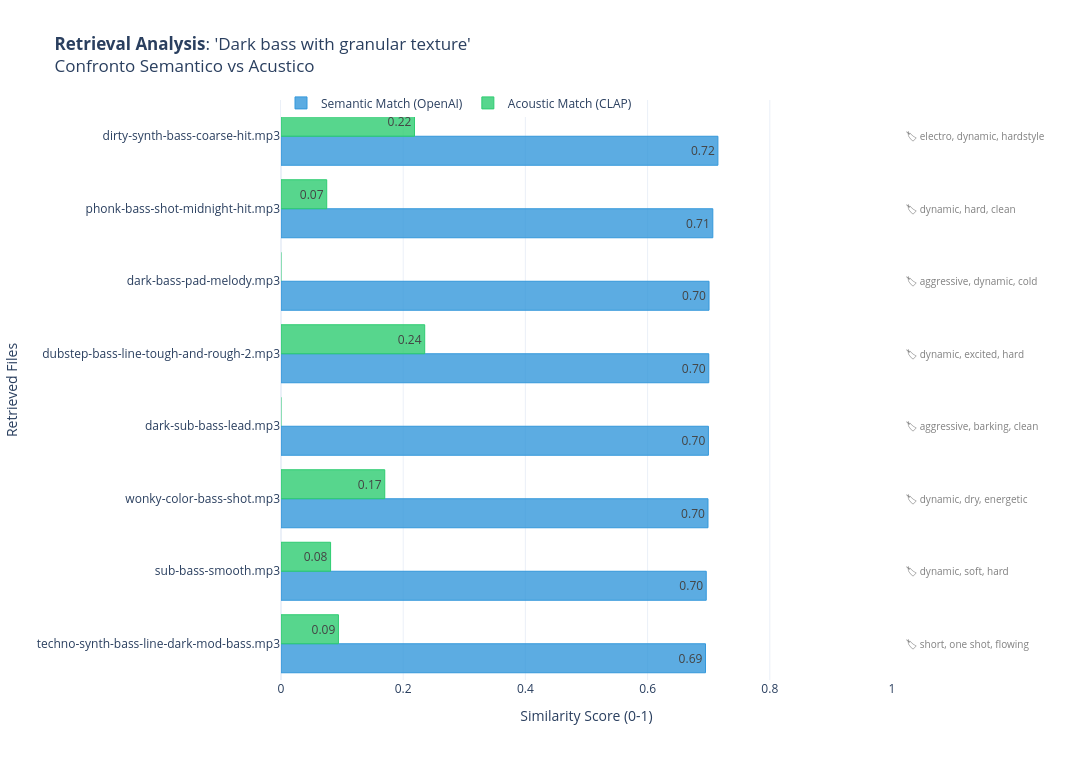

Notebook source saved alongside this figure:
### Markdown cell above
# Grafico a barre comparative: Per una query, visualizzazione dei top-k risultati con:

Barre di similarità (testo-audio e audio-audio)

Indicatore di confidence CLAP

Tags estrapolati dai vicini

### Code cell
import asyncio
import numpy as np
import pandas as pd
import plotly.graph_objects as go
from qdrant_client import QdrantClient
from openai import OpenAI
from sklearn.metrics.pairwise import cosine_similarity
import sys
import os

# Setup Path
sys.path.append(os.path.abspath("../.."))
from config.settings import settings
from rag.clap.model_handler import create_clap_model

# --- CONFIGURAZIONE ---
QDRANT_COLLECTION = settings.QDRANT_ENRICHED_COLLECTION_NAME
USER_QUERY = "Dark bass with granular texture" # <--- LA TUA QUERY
TOP_K = 8 # Numero di risultati da confrontare

async def plot_comparative_bars():
    print(f"--- ANALISI COMPARATIVA: '{USER_QUERY}' ---")

    # 1. Init Clienti e Modelli
    client_q = QdrantClient(host=settings.QDRANT_CONNECTION_HOST, port=settings.QDRANT_PORT)
    client_o = OpenAI(api_key=settings.MODEL_API_KEY)
    print("Caricamento CLAP (per validazione acustica)...")
    clap = create_clap_model()

    # 2. Embedding Query (OpenAI - Per il Retrieval)
    print("Calcolo embedding OpenAI...")
    emb_res = client_o.embeddings.create(
        input=USER_QUERY,
        model=settings.MODEL_EMBEDDING_MODEL
    )
    openai_query_vec = emb_res.data[0].embedding

    # 3. Embedding Query (CLAP - Per la validazione Audio)
    # Ci serve per vedere se l'audio trovato suona davvero come la query
    print("Calcolo embedding CLAP...")
    clap_query_vec = clap.get_text_embedding([USER_QUERY])[0]

    # 4. Esecuzione Ricerca
    print("Retrieval dei candidati...")
    search_res = client_q.query_points(
        collection_name=QDRANT_COLLECTION,
        query=openai_query_vec,
        using="text_vector", # Usiamo OpenAI per trovare i candidati
        limit=TOP_K,
        with_payload=True,
        with_vectors=["audio_vector"] # Ci serve l'audio per il confronto
    )

    # 5. Elaborazione Dati
    filenames = []
    retrieval_scores = [] # OpenAI Score
    acoustic_scores = []  # CLAP Score (Query vs Audio)
    confidences = []      # Internal CLAP Score (Label vs Audio)
    tags_list = []

    print("Analisi cross-modale dei risultati...")
    for hit in search_res.points:
        payload = hit.payload or {}
        fname = payload.get("original_filename", "Unknown")

        # Retrieval Score (OpenAI)
        retrieval_score = hit.score

        # Acoustic Match (CLAP: Query Text vs Result Audio)
        # Calcoliamo quanto questo audio "suona" come la query
        audio_vec = hit.vector.get("audio_vector") if isinstance(hit.vector, dict) else hit.vector
        if audio_vec is not None:
            # Cosine Similarity manuale
            # sim = dot(A, B) / (norm(A) * norm(B))
            # I vettori CLAP sono spesso normalizzati, ma ricalcoliamo per sicurezza
            sim = np.dot(clap_query_vec, audio_vec) / (np.linalg.norm(clap_query_vec) * np.linalg.norm(audio_vec))
            acoustic_score = float(sim)
        else:
            acoustic_score = 0.0

        # Tags (Prendiamo i primi 3 per non affollare)
        ai_tags = payload.get("ai_tags", [])
        tags_str = ", ".join(ai_tags[:3]) if ai_tags else "No tags"

        # Internal Confidence (Già calcolata in ingestion)
        confidence = payload.get("clap_score", 0.5)

        filenames.append(fname)
        retrieval_scores.append(retrieval_score)
        acoustic_scores.append(acoustic_score)
        confidences.append(confidence)
        tags_list.append(tags_str)

    # Ordiniamo per Retrieval Score (dal migliore al peggiore per il grafico)
    # Invertiamo perché i grafici a barre orizzontali partono dal basso
    filenames.reverse()
    retrieval_scores.reverse()
    acoustic_scores.reverse()
    confidences.reverse()
    tags_list.reverse()

    # --- VISUALIZZAZIONE ---
    fig = go.Figure()

    # Barra 1: Retrieval Score (Semantica)
    fig.add_trace(go.Bar(
        y=filenames,
        x=retrieval_scores,
        name='Semantic Match (OpenAI)',
        orientation='h',
        marker=dict(
            color='rgba(52, 152, 219, 0.8)', # Blu
            line=dict(color='rgba(52, 152, 219, 1.0)', width=1)
        ),
        text=[f"{s:.2f}" for s in retrieval_scores],
        textposition='auto',
        hovertemplate="<b>Semantic Match</b><br>Score: %{x:.3f}<br><i>Quanto la descrizione è simile alla query</i>"
    ))

    # Barra 2: Acoustic Match (Sonora)
    fig.add_trace(go.Bar(
        y=filenames,
        x=acoustic_scores,
        name='Acoustic Match (CLAP)',
        orientation='h',
        marker=dict(
            color='rgba(46, 204, 113, 0.8)', # Verde
            line=dict(color='rgba(46, 204, 113, 1.0)', width=1)
        ),
        text=[f"{s:.2f}" for s in acoustic_scores],
        textposition='auto',
        hovertemplate="<b>Acoustic Match</b><br>Score: %{x:.3f}<br><i>Quanto il suono corrisponde alla query</i>"
    ))

    # Aggiungiamo i TAGS come annotazioni a destra
    annotations = []
    for i, tags in enumerate(tags_list):
        annotations.append(dict(
            xref='paper', yref='y',
            x=1.02, y=i,
            xanchor='left',
            text=f"🏷 {tags}",
            font=dict(size=10, color="gray"),
            showarrow=False
        ))

    fig.update_layout(
        title=f"<b>Retrieval Analysis</b>: '{USER_QUERY}'<br>Confronto Semantico vs Acustico",
        barmode='group', # Barre affiancate
        xaxis=dict(title="Similarity Score (0-1)", range=[0, 1]),
        yaxis=dict(title="Retrieved Files"),
        annotations=annotations,
        width=1100,
        height=600 + (TOP_K * 20),
        margin=dict(r=200), # Spazio a destra per i tag
        template="plotly_white",
        legend=dict(orientation="h", y=1.02, x=0, xanchor="left")
    )

    fig.show()

# Esecuzione
# asyncio.run(plot_comparative_bars())
await plot_comparative_bars()

### Figure 1 — Plotly figure (JSON) as saved in the notebook; plotly's stock layout.template omitted (floating-point values rounded to 4 significant figures)
{"data": [{"hovertemplate": "<b>Semantic Match</b><br>Score: %{x:.3f}<br><i>Quanto la descrizione è simile alla query</i>", "marker": {"color": "rgba(52, 152, 219, 0.8)", "line": {"color": "rgba(52, 152, 219, 1.0)", "width": 1}}, "name": "Semantic Match (OpenAI)", "orientation": "h", "text": ["0.69", "0.70", "0.70", "0.70", "0.70", "0.70", "0.71", "0.72"], "textposition": "auto", "x": [0.6948, 0.696, 0.6988, 0.6995, 0.7001, 0.7005, 0.7067, 0.7151], "y": ["techno-synth-bass-line-dark-mod-bass.mp3", "sub-bass-smooth.mp3", "wonky-color-bass-shot.mp3", "dark-sub-bass-lead.mp3", "dubstep-bass-line-tough-and-rough-2.mp3", "dark-bass-pad-melody.mp3", "phonk-bass-shot-midnight-hit.mp3", "dirty-synth-bass-coarse-hit.mp3"], "type": "bar"}, {"hovertemplate": "<b>Acoustic Match</b><br>Score: %{x:.3f}<br><i>Quanto il suono corrisponde alla query</i>", "marker": {"color": "rgba(46, 204, 113, 0.8)", "line": {"color": "rgba(46, 204, 113, 1.0)", "width": 1}}, "name": "Acoustic Match (CLAP)", "orientation": "h", "text": ["0.09", "0.08", "0.17", "-0.04", "0.24", "-0.14", "0.07", "0.22"], "textposition": "auto", "x": [0.09401, 0.08114, 0.1698, -0.04185, 0.2352, -0.1407, 0.07484, 0.2185], "y": ["techno-synth-bass-line-dark-mod-bass.mp3", "sub-bass-smooth.mp3", "wonky-color-bass-shot.mp3", "dark-sub-bass-lead.mp3", "dubstep-bass-line-tough-and-rough-2.mp3", "dark-bass-pad-melody.mp3", "phonk-bass-shot-midnight-hit.mp3", "dirty-synth-bass-coarse-hit.mp3"], "type": "bar"}], "layout": {"xaxis": {"title": {"text": "Similarity Score (0-1)"}, "range": [0, 1]}, "margin": {"r": 200}, "legend": {"orientation": "h", "y": 1.02, "x": 0, "xanchor": "left"}, "title": {"text": "<b>Retrieval Analysis</b>: 'Dark bass with granular texture'<br>Confronto Semantico vs Acustico"}, "barmode": "group", "yaxis": {"title": {"text": "Retrieved Files"}}, "annotations": [{"font": {"color": "gray", "size": 10}, "showarrow": false, "text": "🏷 short, one shot, flowing", "x": 1.02, "xanchor": "left", "xref": "paper", "y": 0, "yref": "y"}, {"font": {"color": "gray", "size": 10}, "showarrow": false, "text": "🏷 dynamic, soft, hard", "x": 1.02, "xanchor": "left", "xref": "paper", "y": 1, "yref": "y"}, {"font": {"color": "gray", "size": 10}, "showarrow": false, "text": "🏷 dynamic, dry, energetic", "x": 1.02, "xanchor": "left", "xref": "paper", "y": 2, "yref": "y"}, {"font": {"color": "gray", "size": 10}, "showarrow": false, "text": "🏷 aggressive, barking, clean", "x": 1.02, "xanchor": "left", "xref": "paper", "y": 3, "yref": "y"}, {"font": {"color": "gray", "size": 10}, "showarrow": false, "text": "🏷 dynamic, excited, hard", "x": 1.02, "xanchor": "left", "xref": "paper", "y": 4, "yref": "y"}, {"font": {"color": "gray", "size": 10}, "showarrow": false, "text": "🏷 aggressive, dynamic, cold", "x": 1.02, "xanchor": "left", "xref": "paper", "y": 5, "yref": "y"}, {"font": {"color": "gray", "size": 10}, "showarrow": false, "text": "🏷 dynamic, hard, clean", "x": 1.02, "xanchor": "left", "xref": "paper", "y": 6, "yref": "y"}, {"font": {"color": "gray", "size": 10}, "showarrow": false, "text": "🏷 electro, dynamic, hardstyle", "x": 1.02, "xanchor": "left", "xref": "paper", "y": 7, "yref": "y"}], "width": 1100, "height": 760}}
